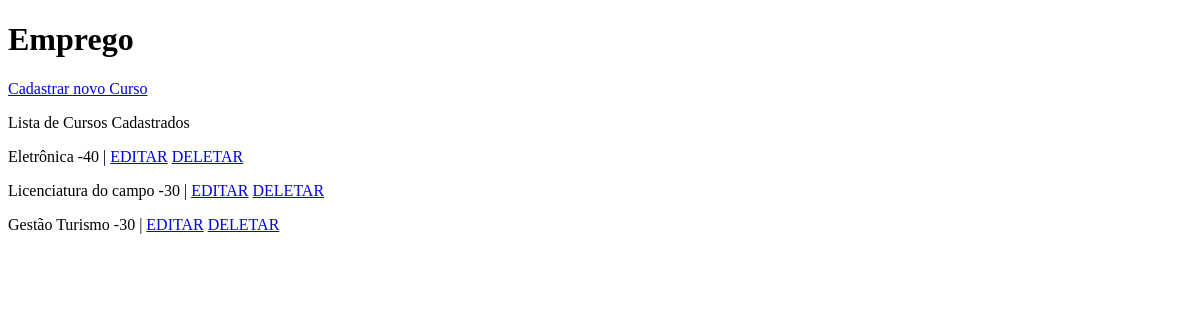
The app's page /cursos/, older data.
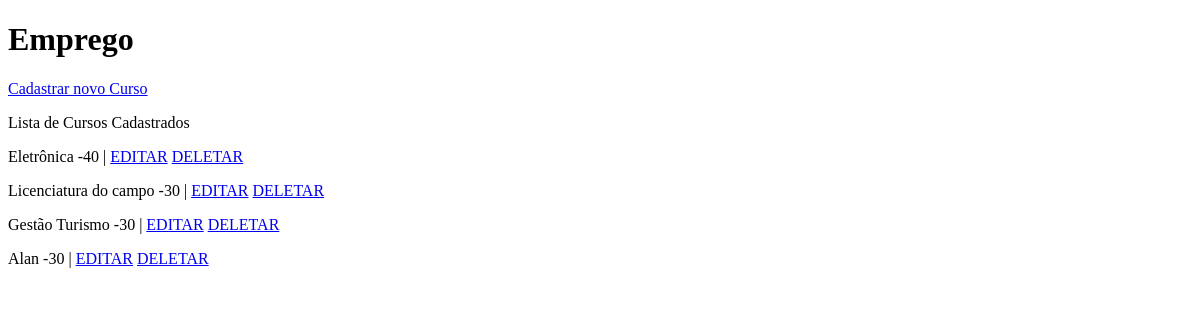
The same page, newer data.
### core/models.py (models this page shows)
class Curso(models.Model):
    titulo = models.CharField('Título', max_length=100)
    vagas = models.IntegerField('Vagas')

### core/views.py (the view)
# urls.py: path('cursos/', cursos_listar, name='cursos_listar'),
def cursos_listar(request):
    cursos = Curso.objects.all()
    contexto = {
        'lista_cursos': cursos
    }
    return render(request, 'cursos.html', contexto)

### templates/cursos.html (shortened to what this page needs)
<!DOCTYPE html>
<html lang="en">
<head>
</head>
<body>
    <h1>Emprego</h1>
    <p><a href="{% url 'curso_cadastro'%}">Cadastrar novo Curso</a></p>
    <p>Lista de Cursos Cadastrados</p>
    {% for curso in lista_cursos %}
        <p>{{curso.titulo}} -{{curso.vagas}} |
        <a href="{% url 'curso_editar' curso.id %}">EDITAR</a>
        <a href="{% url 'curso_remover' curso.id %}">DELETAR</a></p>
    {% empty %}
    <p>Nenhum curso cadastrado</p>
    {% endfor %}
</body>
</html>

Row changes from the older to the newer data that the page shows:
added Curso: titulo "Alan", vagas "30"
